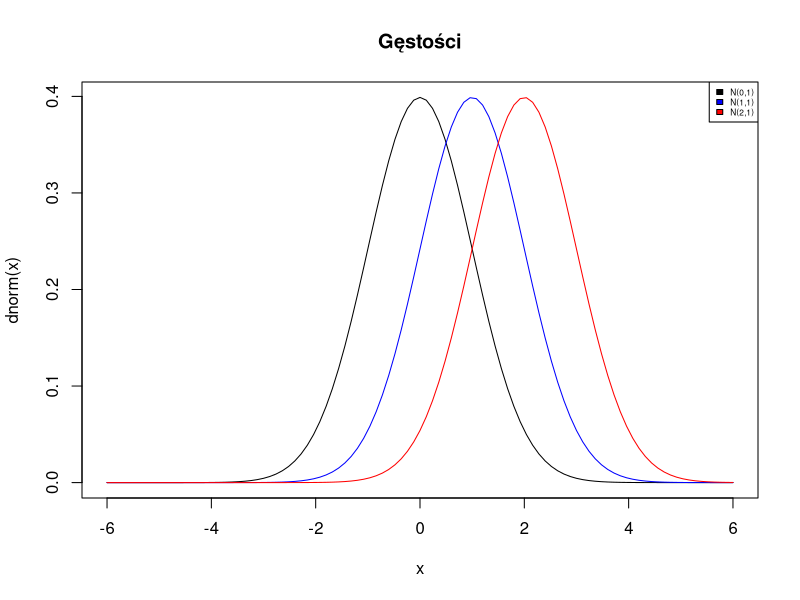
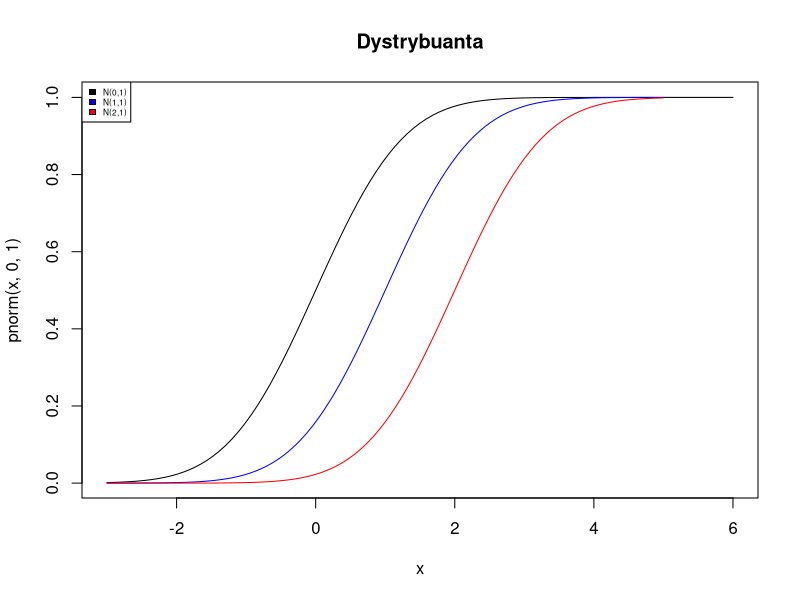
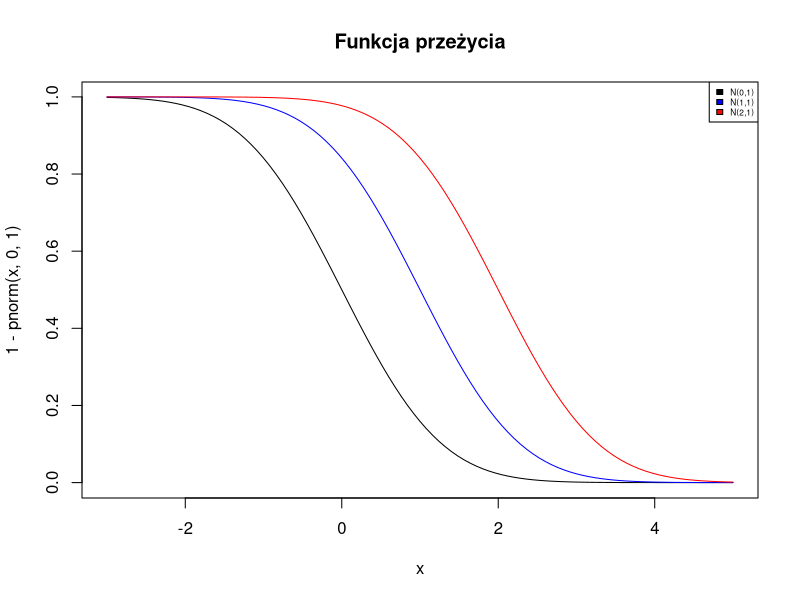
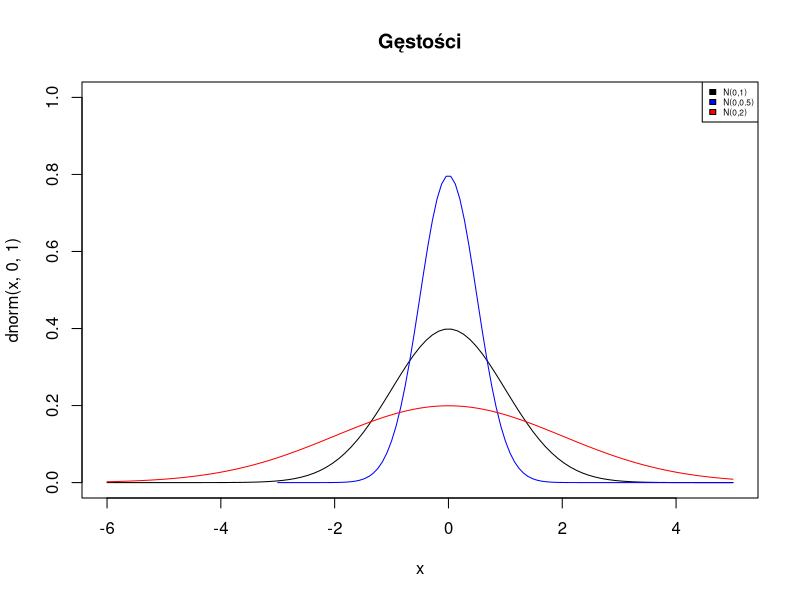
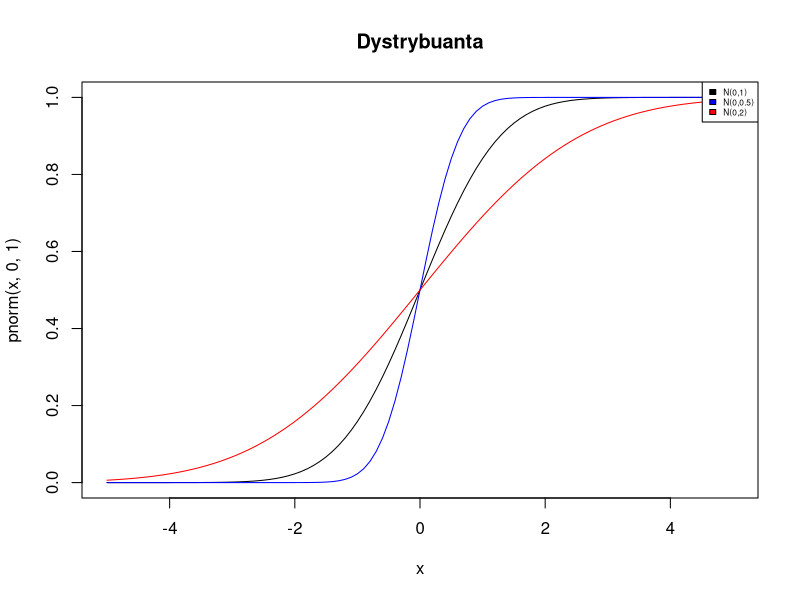
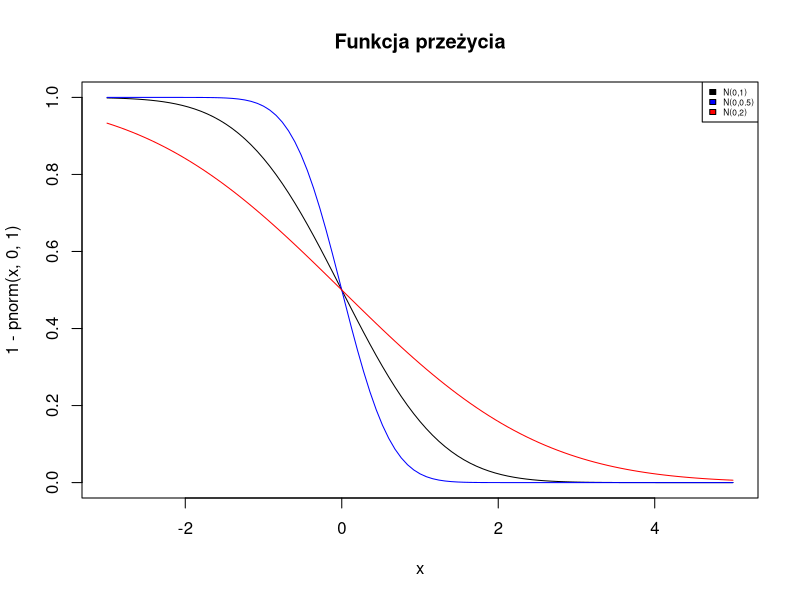
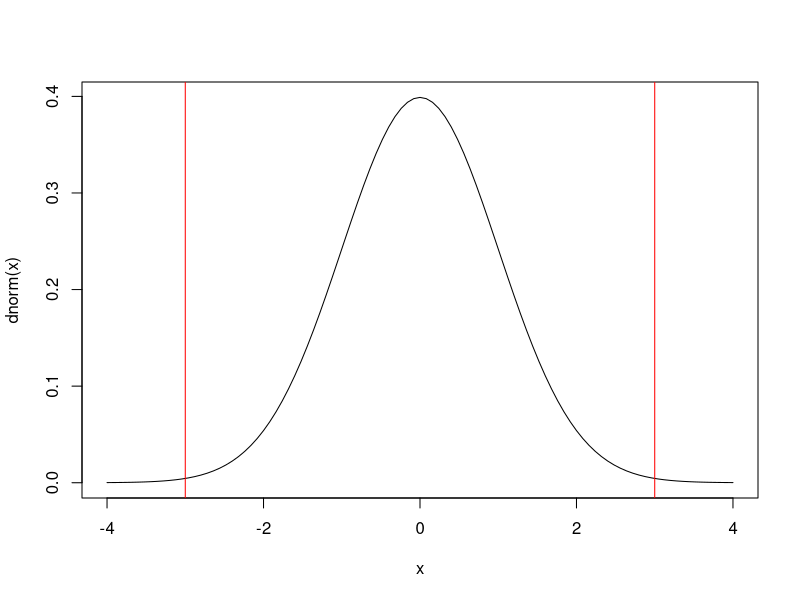
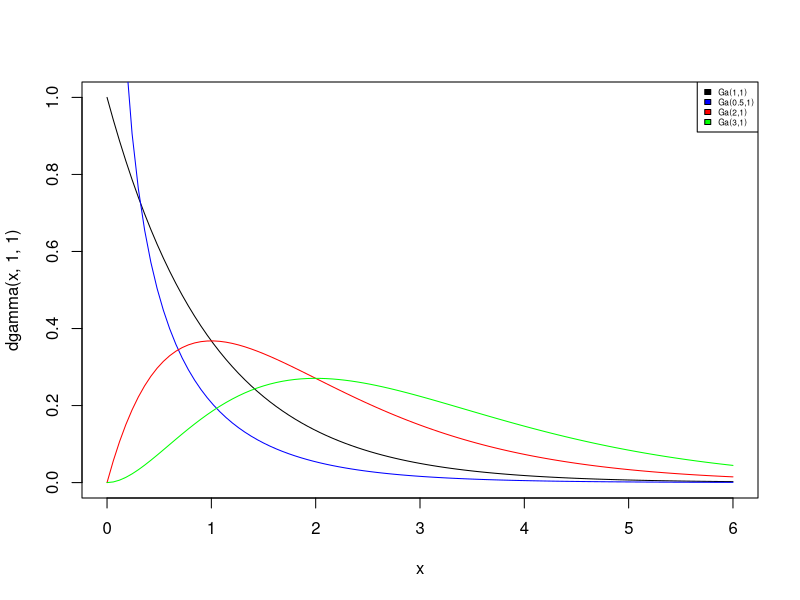

Recreate these plots in R, in order.
###       STATYSTYKA MATEMATYCZNA       ###
###           LABORATORIUM 1            ###
###           Rozwiazania               ###


# Zadanie 1 ---------------------------------------------------------------

# a)

curve(dnorm(x), from = -6, to = 6)
curve(dnorm(x,1,1), from = -6, to = 6, col = 'blue', add = T)
curve(dnorm(x,2,1), from = -6, to = 6, col = 'red', add = T)
legend("topright", c("N(0,1)", "N(1,1)", "N(2,1)"),
       fill = c("black", "blue", "red"), cex = 0.5)
title("Gęstości")

curve(pnorm(x, 0, 1), from = -3, to = 6)
curve(pnorm(x, 1, 1), xlim = c(-3, 5), col = 'blue', add = TRUE)
curve(pnorm(x, 2, 1), xlim = c(-3, 5), col = 'red', add = TRUE)
legend("topleft", c("N(0,1)", "N(1,1)", "N(2,1)"),
       fill = c("black", "blue", "red"), cex = 0.5)
title("Dystrybuanta")

# funkcja przeżycia - ogon dystrybuanty
curve(1 - pnorm(x, 0, 1), from = -3, to = 5)
curve(1 - pnorm(x, 1, 1), from = -3, to = 5, col = 'blue', add = TRUE)
curve(1 - pnorm(x, 2, 1), from = -3, to = 5, col = 'red', add = TRUE)
legend ("topright", c("N(0,1)","N(1,1)","N(2,1)"),
        fill=c("black","blue", "red"), cex = 0.5)
title("Funkcja przeżycia")

# b) N(0, 1), N(0, 0.5), N(0, 2)

curve(dnorm(x, 0, 1), from = -6, to = 5, ylim = c(0,1))
curve(dnorm(x, 0, 0.5), from = -3, to = 5, col = 'blue', add = TRUE)
curve(dnorm(x, 0, 2), from = -6, to = 5, col = 'red', add = TRUE)
legend ("topright", c("N(0,1)","N(0,0.5)","N(0,2)"),
        fill=c("black","blue", "red"), cex = 0.5)
title("Gęstości")

curve(pnorm(x, 0, 1), xlim = c(-5, 5), ylim = c(0,1), col = 1)
curve(pnorm(x, 0, 0.5), col = 'blue', add = TRUE)
curve(pnorm(x, 0, 2), col = 'red', add = TRUE)
legend ("topright", c("N(0,1)","N(0,0.5)","N(0,2)"),
        fill=c("black","blue", "red"), cex = 0.5)
title("Dystrybuanta")

curve(1 - pnorm(x, 0, 1), xlim = c(-3, 5), ylim = c(0, 1))
curve(1 - pnorm(x, 0, 0.5), xlim = c(-3, 5), col = 'blue', add = TRUE)
curve(1 - pnorm(x, 0, 2), xlim = c(-3, 5), col = 'red', add = TRUE)
legend ("topright", c("N(0,1)","N(0,0.5)","N(0,2)"),
        fill=c("black","blue", "red"), cex = 0.5)
title("Funkcja przeżycia")


# Zadanie 2 ---------------------------------------------------------------

pnorm(3, 0, 1) - pnorm(-3, 0, 1)

# graficznie 
curve(dnorm(x), -4,4)
abline(v=-3, col="red")
abline(v=3,col="red")


# Zadanie 3 ---------------------------------------------------------------

# a) 
pnorm(179, 173, 6)

# b)
pnorm(180, 173, 6) - pnorm(167, 173, 6)

# c)
1 - pnorm(181, 173, 6)

# d)
# 60% jest mniejszych
qnorm(0.6, 173, 6)


# Zadanie 4 ---------------------------------------------------------------

# a)
qnorm(0.95, 0, 1)

# b)
qnorm(0.975, 0, 1)

# c)
qt(0.95, 10)

# d)
qt(0.99, 20)

# e)
qchisq(0.9, 4)

# f)
qchisq(0.95, 10)

# g)
qf(0.95, 2, 10)

# h)
qf(0.99, 3, 18)


# Zadanie 5 ---------------------------------------------------------------

# a)
curve(dgamma(x, 1, 1), xlim = c(0, 6), ylim = c(0, 1))
curve(dgamma(x, 0.5, 1), xlim = c(0, 6), col = 'blue', add = TRUE)
curve(dgamma(x, 2, 1), xlim = c(0, 6), col = 'red', add = TRUE)
curve(dgamma(x, 3, 1), xlim = c(0, 6), col = 'green', add = TRUE)
legend ("topright", c("Ga(1,1)","Ga(0.5,1)","Ga(2,1)", "Ga(3,1)"),
        fill=c("black","blue","red", 'green'), cex = 0.5)

# b) 
curve(dgamma(x, 2, 1), xlim = c(0, 6), ylim = c(0, 1.2))
curve(dgamma(x, 2, 2), xlim = c(0, 6), col = 'blue', add = TRUE)
curve(dgamma(x, 2, 3), xlim = c(0, 6), col = 'red', add = TRUE)
legend ("topright", c("Ga(2,1)","Ga(2,2)","Ga(2,3)"),
        fill=c("black","blue","red"), cex = 0.5)

# Zadanie 6 ---------------------------------------------------------------

# a)
curve(dchisq(x, 5), xlim = c(0, 80), ylim = c(0, 0.2))
curve(dchisq(x, 10), xlim = c(0, 80), col = 'blue', add = TRUE)
curve(dchisq(x, 40), xlim = c(0, 80), col = 'red', add = TRUE)
legend ("topright", c("Chi^2(5)","Chi^2(10)","Chi^2(40)"),
        fill=c("black","blue","red"), cex = 0.5)
# b)
curve(dchisq(x,5),from=0,to=150,ylab="y")
curve(dnorm(x,5,sqrt(2*5)),from=0,to=150,col="red",add=T)

curve(dchisq(x,100),from=0,to=200,col="green")
curve(dnorm(x,100,sqrt(2*100)),from=0,to=150,col="red",add=T)

curve(dchisq(x,1000),from=0,to=2000)
curve(dnorm(x,1000,sqrt(2*1000)),from=0,to=2000,col="red",add=T)


# Zadanie 7 ---------------------------------------------------------------

curve(dt(x, 1), xlim = c(-5, 5), ylim = c(0, 0.4))
curve(dt(x, 5), col = 'blue', add = TRUE)
curve(dt(x, 30), col = 'red', add = TRUE)
legend ("topright", c("t-Student(1)","t-Student(5)","t-Student(30)"),
        fill=c("black","blue","red"), cex = 0.5)

curve(dt(x, 5), xlim = c(-5, 5), ylim = c(0,0.4))
curve(dnorm(x, 0, 1), xlim = c(-5, 5), col = 'blue', add = TRUE)
legend ("topright", c("t-student(5)","N(0,1)"),
        fill=c("black","blue"), cex = 0.5)

curve(dt(x, 40), xlim = c(-5, 5), ylim = c(0,0.4))
curve(dnorm(x, 0, 1), xlim = c(-5, 5), col = 'blue', add = TRUE)
legend ("topright", c("t-student(40)","N(0,1)"),
        fill=c("black","blue"), cex = 0.5)


# Zadanie 8 ---------------------------------------------------------------

# a)
curve(df(x, 10, 5), ylim = c(0, 1), xlim = c(0, 3))
curve(df(x, 10, 10), col = 'blue', add = TRUE)
curve(df(x, 10, 20), col = 'red', add = TRUE)
legend ("topright", c("F-Sned(10,5)","F-Sned(10,10)", "F-Sned(10,20)"),
        fill=c("black","blue","red"), cex = 0.5)

# b)
curve(df(x, 5, 2), ylim = c(0, 1.1))
curve(df(x, 3, 2), col = 'blue', add = TRUE)
curve(df(x, 2, 2), col = 'red', add = TRUE)
legend ("topright", c("F-Sned(5,2)","F-Sned(3,2)", "F-Sned(2,2)"),
        fill=c("black","blue","red"), cex = 0.5)

# c)
curve(df(x, 2, 1), ylim = c(0, 1.1), xlim = c(0, 2))
curve(df(x, 2, 5), col = "blue", add = TRUE)
curve(df(x, 2, 10), col = "red", add = TRUE)
curve(df(x, 2, 20), col = "green", add = TRUE)
legend ("topright", c("F-Sned(2,1)","F-Sned(2,5)", "F-Sned(2,10)",
                      "F-Sned(2,20)"),
        fill=c("black","blue","red", "green"), cex = 0.5)



# Zadanie 9 ---------------------------------------------------------------

curve(dbeta(x, 1, 1), ylim = c(0, 3), xlim = c(0, 1))
curve(dbeta(x, 2, 2), col = "blue", add = TRUE)
curve(dbeta(x, 2, 5), col = "red", add = TRUE)
curve(dbeta(x, 5, 2), col = "green", add = TRUE)
legend ("topright", c("Beta(1,1)","Beta(2,2)", "Beta(2,5)",
                      "Beta(5,2)"),
        fill=c("black","blue","red", "green"), cex = 0.5)


# Zadanie 12 --------------------------------------------------------------

phyper(0, 5, 195, 10)


# Zadanie 13 --------------------------------------------------------------

# a)
1 - pexp(1000, 0.0001)
1 - pexp(10000, 0.0001)
1 - pexp(30000, 0.0001)
























